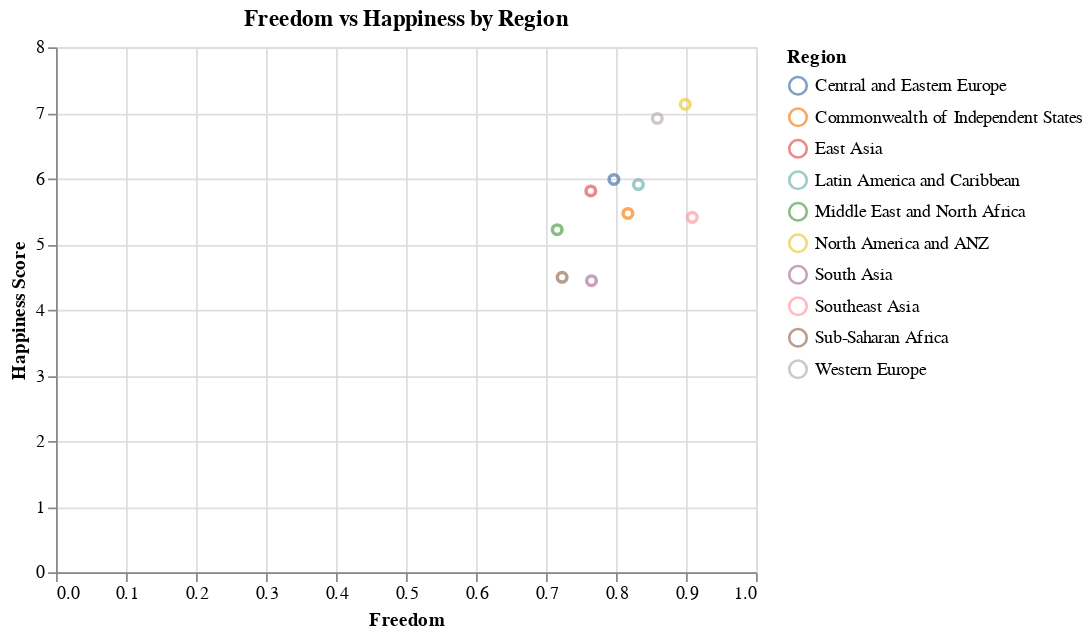

Notebook source saved alongside this figure:
### Code cell
alt.Chart(region_df, title='Freedom vs Happiness by Region').mark_point().encode(
    x='Freedom',
    y='Happiness Score',
    color='Region',
    tooltip=['Region', 'Happiness Score', 'Freedom']
)

### Figure 1 — Vega-Lite specification as saved in the notebook (floating-point values rounded to 4 significant figures)
{"config": {"view": {"continuousWidth": 400, "continuousHeight": 300}}, "data": {"name": "data-e355e0cba2976258a6b74d20ea2cf5af"}, "mark": "point", "encoding": {"color": {"type": "nominal", "field": "Region"}, "tooltip": [{"type": "nominal", "field": "Region"}, {"type": "quantitative", "field": "Happiness Score"}, {"type": "quantitative", "field": "Freedom"}], "x": {"type": "quantitative", "field": "Freedom"}, "y": {"type": "quantitative", "field": "Happiness Score"}}, "title": "Freedom vs Happiness by Region", "$schema": "https://vega.github.io/schema/vega-lite/v4.8.1.json", "datasets": {"data-e355e0cba2976258a6b74d20ea2cf5af": [{"Happiness Score": 5.985, "GDP": 10.11, "Life Expectancy": 68.34, "Social support": 0.887, "Freedom": 0.797, "Corruption": 0.851, "Region": "Central and Eastern Europe"}, {"Happiness Score": 5.467, "GDP": 9.402, "Life Expectancy": 65.01, "Social support": 0.872, "Freedom": 0.817, "Corruption": 0.725, "Region": "Commonwealth of Independent States"}, {"Happiness Score": 5.81, "GDP": 10.37, "Life Expectancy": 71.25, "Social support": 0.86, "Freedom": 0.764, "Corruption": 0.683, "Region": "East Asia"}, {"Happiness Score": 5.908, "GDP": 9.37, "Life Expectancy": 67.08, "Social support": 0.839, "Freedom": 0.832, "Corruption": 0.793, "Region": "Latin America and Caribbean"}, {"Happiness Score": 5.22, "GDP": 9.666, "Life Expectancy": 65.61, "Social support": 0.798, "Freedom": 0.716, "Corruption": 0.762, "Region": "Middle East and North Africa"}, {"Happiness Score": 7.129, "GDP": 10.81, "Life Expectancy": 72.33, "Social support": 0.934, "Freedom": 0.899, "Corruption": 0.449, "Region": "North America and ANZ"}, {"Happiness Score": 4.442, "GDP": 8.683, "Life Expectancy": 62.68, "Social support": 0.703, "Freedom": 0.765, "Corruption": 0.797, "Region": "South Asia"}, {"Happiness Score": 5.408, "GDP": 9.421, "Life Expectancy": 64.89, "Social support": 0.82, "Freedom": 0.909, "Corruption": 0.709, "Region": "Southeast Asia"}, {"Happiness Score": 4.494, "GDP": 8.075, "Life Expectancy": 55.89, "Social support": 0.697, "Freedom": 0.723, "Corruption": 0.766, "Region": "Sub-Saharan Africa"}, {"Happiness Score": 6.915, "GDP": 10.82, "Life Expectancy": 73.03, "Social support": 0.914, "Freedom": 0.859, "Corruption": 0.523, "Region": "Western Europe"}]}}
